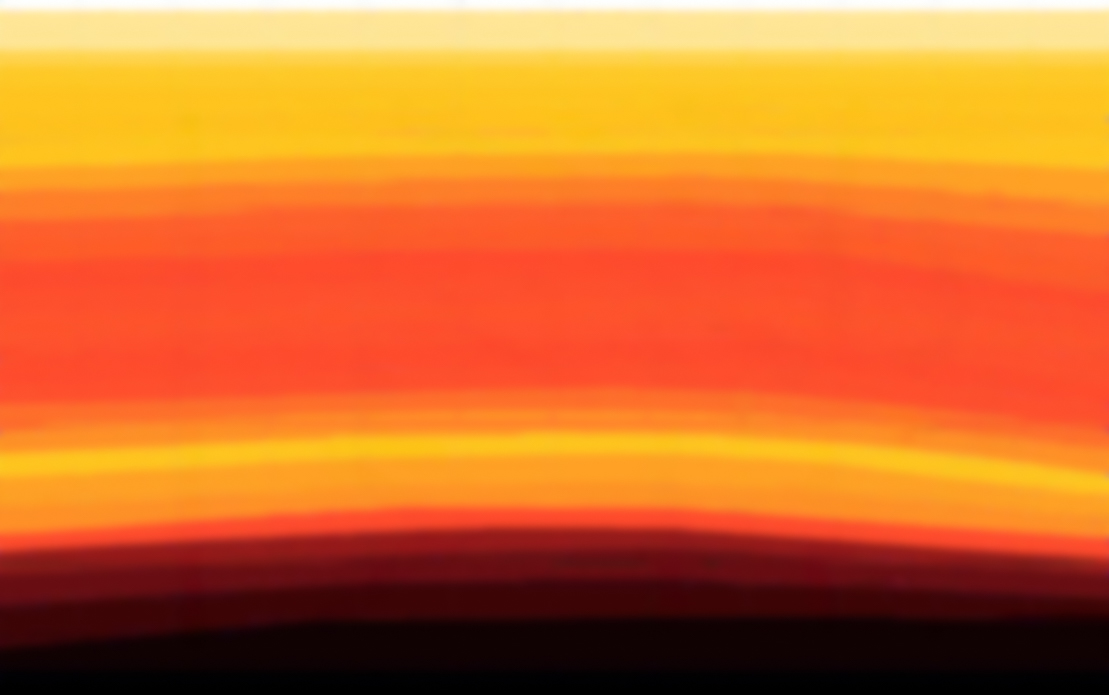
#> input picture Barra_de_color/campo_vel.jpg, 1109 x 695 px; the run also reads 1 picture not shown here
$ jupyter execute BarraDeColor.ipynb   (shell and % lines are left out)
#> lines starting #> are read from the running program, lines starting #| are printed output that depends on the picture
[cell 1]
import cv2 # librería para digitalizar imagenes
import numpy as np
import matplotlib.pyplot as plt
import pandas as pd

# Importación Barra de color

[cell 2]
# Cargar la imagen
img = cv2.imread('barraDeColor.jpg')

[cell 3]
# Convertir la imagen de BGR (formato de OpenCV) a RGB
img_rgb = cv2.cvtColor(img, cv2.COLOR_BGR2RGB)

[cell 4]
# Mostrar la imagen original para ver su formato
plt.imshow(img_rgb)
plt.title('Imagen Original')
plt.show()

[cell 5]
plt.imshow(img,aspect='auto',interpolation='nearest')
#> figure, not shown here; B, G, R data is drawn as R, G, B

# Crear Modelo Prediicion vel color

[cell 6]
# Normalizar los valores de la imagen entre 0 y 1
img_normalizada = img_rgb / 255.0  # La imagen se normaliza para estar en el rango [0, 1]

Normalización Barra

[cell 7]
vel_min=5710*0.3048/1000 #vel Km/s
vel_min

[cell 8]
vel_max=16000*0.3048/1000 #vel Km/s
vel_max

[cell 9]
velocidad_matriz = vel_min + (img_normalizada * (vel_max - vel_min))

[cell 10]
# Mostrar la matriz de velocidades (un solo canal, por ejemplo, el canal R de RGB)
plt.imshow(velocidad_matriz[:, :, 0], cmap='inferno')  # Usamos un canal para mostrar como escala
plt.colorbar(label='Velocidad (Km/s)')
plt.title('Campo de Velocidades a partir de la Imagen')
plt.show()

[cell 11]
matriz_velocidad_final = velocidad_matriz[:, :, 0]  # Solo tomamos el canal R de RGB

[cell 12]
matriz_velocidad_final.min()
#> Out = 1.74

[cell 13]
matriz_velocidad_final.max()
#> Out = 4.88

[cell 14]
plt.imshow(matriz_velocidad_final,aspect='auto',interpolation='nearest')
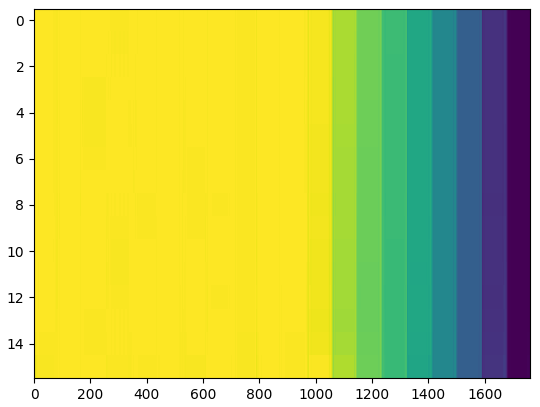
#> figure drawn by matplotlib, 1 panel

# Importación campo de vel

[cell 15]
CampoVel = cv2.imread('campo_vel.jpg')
#> CampoVel is the input picture: shape (695, 1109, 3); mean B, G, R 43.2, 110.7, 209.1

[cell 16]
CampoVel.shape
#> Out = (695, 1109, 3)

[cell 17]
plt.imshow(CampoVel, aspect='auto', cmap='viridis', interpolation='nearest')

[cell 18]
# Cargar la imagen


# Convertir la imagen de BGR (formato de OpenCV) a RGB
CampoVel_rgb = cv2.cvtColor(CampoVel, cv2.COLOR_BGR2RGB)
# Mostrar la imagen original para ver su formato
plt.imshow(CampoVel_rgb)
plt.title('Imagen Original')
plt.show()

[cell 19]
# Normalizar los valores de la imagen entre 0 y 1
CampoVel_normalizada = CampoVel_rgb / 255.0  # La imagen se normaliza para estar en el rango [0, 1]

[cell 20]
print(CampoVel_rgb.shape)
#| (695, 1109, 3)
print(CampoVel.shape)
#| (695, 1109, 3)

[cell 21]
# Mapear los valores normalizados a la escala de velocidad
# Usamos una fórmula de escalado lineal
velocidad_matriz = vel_max + (vel_min-vel_max)*CampoVel_normalizada
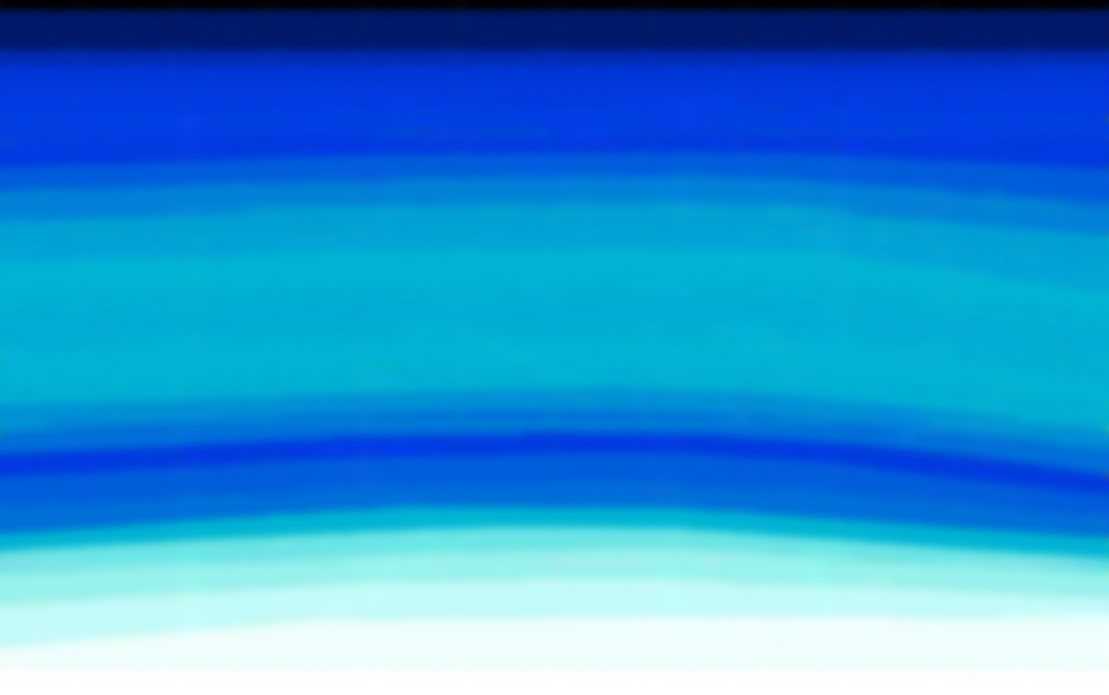
#> velocidad_matriz: shape (695, 1109, 3) float64; mean R, G, B 2.3, 3.52, 4.35; drawn with min black and max white

[cell 22]
# Mostrar la matriz de velocidades (un solo canal, por ejemplo, el canal R de RGB)
plt.imshow(velocidad_matriz[:, :, 0], cmap='seismic')  # Usamos un canal para mostrar como escala
plt.colorbar(label='Velocidad (m/s)')
plt.title('Campo de Velocidades a partir de la Imagen')
plt.show()
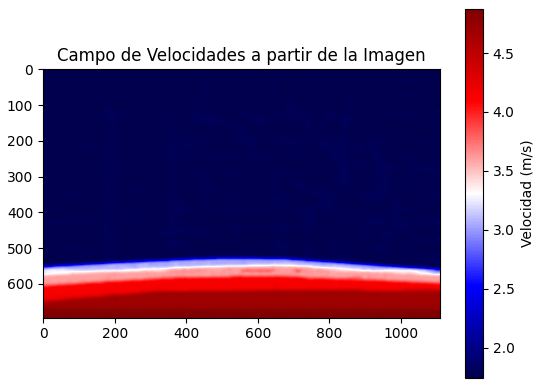
#> figure drawn by matplotlib, 2 panels

# Ahora tienes la matriz de velocidad_matriz que contiene los valores de velocidad
# Puedes extraer un canal si solo necesitas uno, por ejemplo, el canal R:
matriz_velocidad_final = velocidad_matriz[:, :, 0]  # Solo tomamos el canal R de RGB
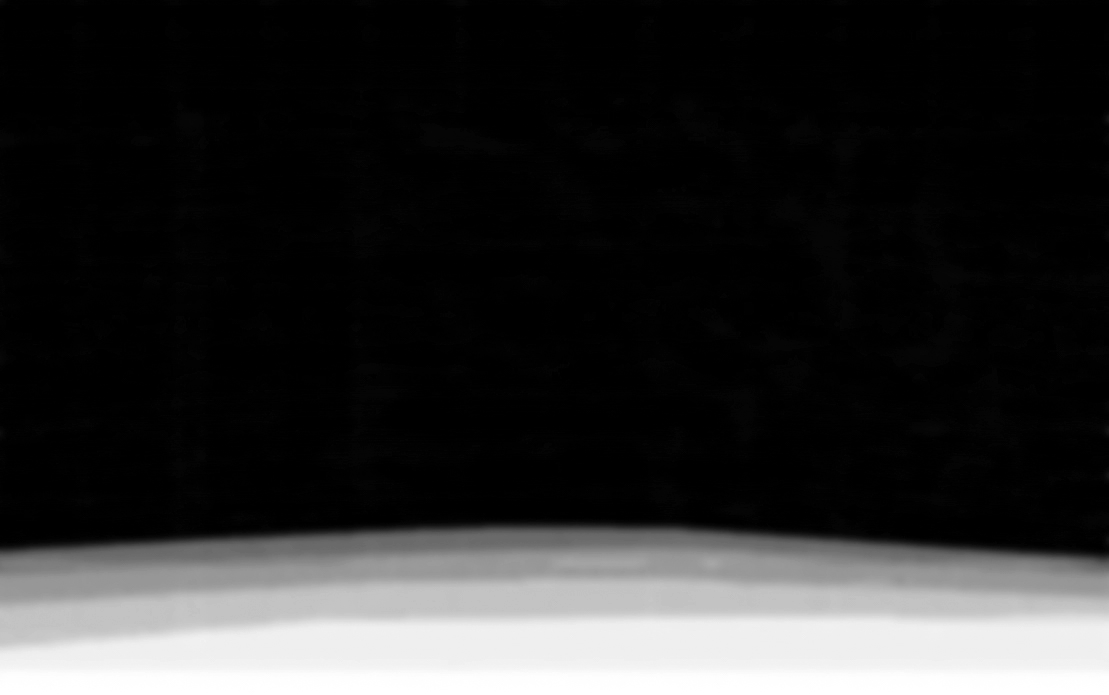
#> matriz_velocidad_final: shape (695, 1109) float64; min 1.74, max 4.88, mean 2.3; drawn with min black and max white

# Atar modelo de velocidad a barra de colores
Se pudo observar que la barra de colores está discreizada en 20 pedazos cada uno con un vector rgb [R,G,B]. Las normalizaciones anteriores asumian un gradiente lineal ente el color más claro con el más oscuro ente el rango de velocidades. Como vamos a ver esto no es cierto ya que el comportamiento de los valores RGB no es lineal. Para encontrar un mejor modelo vamos a hacer una regresión para poder encontrar un mejor modelo entre colores y velocidades

[cell 23]
from sklearn.model_selection import train_test_split
from sklearn.linear_model import LinearRegression
from sklearn.tree import DecisionTreeRegressor

En este dataframe se muestran los valores RGB vs el valor correspondiente a cada velocidad

[cell 24]
df=pd.read_csv('Barra_de_color.csv',sep=";")
#> (reads Barra_de_color/Barra_de_color.csv from the repository)


# Supongamos que df es tu DataFrame y 'v' es la columna objetivo
df['vel'] = df['vel'].str.replace(',', '.', regex=False).astype(float)

df

[cell 25]
X=df[['R','G','B']]
y=df['vel']

[cell 26]
import matplotlib.pyplot as plt

# Crear figuras y ejes
fig, axs = plt.subplots(1, 3, figsize=(15, 5))

# Gráfico r vs y
axs[0].scatter(df['R'], y, color='red')
axs[0].set_xlabel('R')
axs[0].set_ylabel('V')
axs[0].set_title('R vs V')

# Gráfico g vs y
axs[1].scatter(df['G'], y, color='green')
axs[1].set_xlabel('G')
axs[1].set_ylabel('V')
axs[1].set_title('G vs V')

# Gráfico b vs y
axs[2].scatter(df['B'], y, color='blue')
axs[2].set_xlabel('B')
axs[2].set_ylabel('V')
axs[2].set_title('B vs V')

plt.tight_layout()
plt.show()
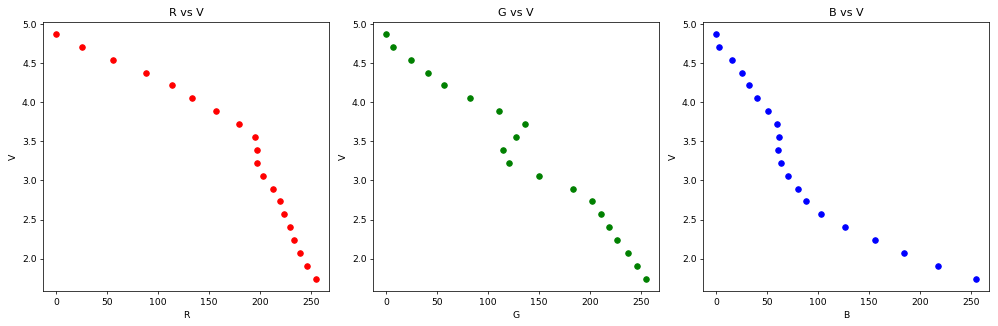
#> figure drawn by matplotlib, 3 panels

Claramente se puede observar que el comportamiento RGV con respecto a la velocidad no es lineal. Lo que ratifica que una interpolacion lineal de colores estaba equivocada

[cell 27]
X=df[['R','G','B']]

[cell 28]
X_train, X_test, y_train, y_test = train_test_split(X, y, test_size=0.3, random_state=42)

[cell 29]
# Modelo de Regresión Lineal
reg = LinearRegression()
reg.fit(X_train, y_train)
y_pred = reg.predict(X_test)

[cell 30]
from sklearn.metrics import mean_squared_error, mean_absolute_error, r2_score
# Calcular MSE
mse = mean_squared_error(y_test, y_pred)

# Calcular RMSE
rmse = np.sqrt(mse)

# Calcular MAE
mae = mean_absolute_error(y_test, y_pred)

# Calcular R^2
r2 = r2_score(y_test, y_pred)

# Imprimir los resultados
print("Métricas de rendimiento:")
print(f"Error Cuadrático Medio (MSE): {mse:.4f}")
print(f"Raíz del Error Cuadrático Medio (RMSE): {rmse:.4f}")
print(f"Error Absoluto Medio (MAE): {mae:.4f}")
print(f"R^2: {r2:.4f}")

Interpretación de las Métricas
Error Cuadrático Medio (MSE):

Valor: 0.0271
Indica que, en promedio, el cuadrado de los errores de predicción es 0.0271. Un valor bajo sugiere que el modelo hace predicciones bastante cercanas a los valores reales.
Raíz del Error Cuadrático Medio (RMSE):

Valor: 0.1646
Este valor indica que la desviación estándar de los errores de predicción es aproximadamente 0.1646. Al estar en las mismas unidades que tu variable objetivo v, proporciona una forma intuitiva de entender el tamaño del error.
Error Absoluto Medio (MAE):

Valor: 0.1369
Este valor representa el error promedio en términos absolutos. Significa que, en promedio, tus predicciones se desvían de los valores reales en aproximadamente 0.1369.
R^2 (Coeficiente de Determinación):

Valor: 0.9763
Este valor indica que el 97.63% de la varianza en la variable v puede ser explicada por las variables independientes r, g, y b. Un R^2 cercano a 1 indica un modelo que se ajusta muy bien a los datos.

[cell 31]
v_pred = reg.predict(X)

[cell 32]
import matplotlib.pyplot as plt

# Crear la figura y los subplots con 3 columnas
fig, (ax1, ax2, ax3) = plt.subplots(1, 3, figsize=(18, 6), sharey=True)

# Gráfico para 'R'
ax1.scatter(df['R'], v_pred, color='blue', label='Predicción de Velocidad (R)')
ax1.scatter(df['R'], df['vel'], color='red', label='Velocidad Real (R)')
ax1.set_xlabel('R')
ax1.set_ylabel('Velocidad')
ax1.legend()

# Gráfico para 'G'
ax2.scatter(df['G'], v_pred, color='blue', label='Predicción de Velocidad (G)')
ax2.scatter(df['G'], df['vel'], color='red', label='Velocidad Real (G)')
ax2.set_xlabel('G')
ax2.legend()

# Gráfico para 'B'
ax3.scatter(df['B'], v_pred, color='blue', label='Predicción de Velocidad (B)')
ax3.scatter(df['B'], df['vel'], color='red', label='Velocidad Real (B)')
ax3.set_xlabel('B')
ax3.legend()

# Título general
plt.suptitle('Comparación entre Predicción y Valores Reales de Velocidad para R, G y B')

plt.tight_layout(rect=[0, 0, 1, 0.96])
plt.show()
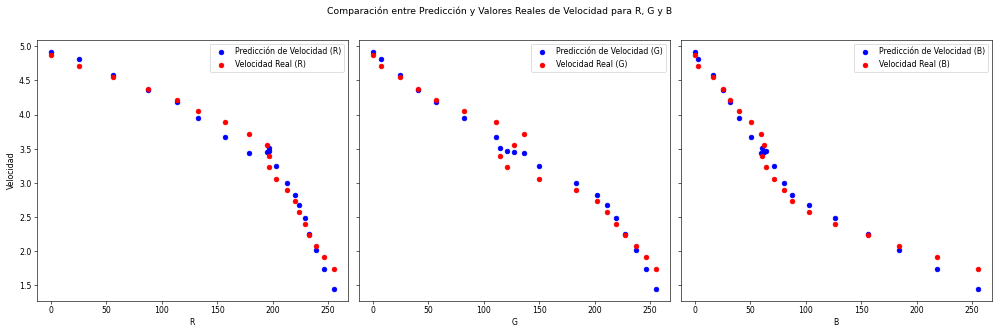
#> figure drawn by matplotlib, 3 panels

[cell 33]
import matplotlib.pyplot as plt

# Graficar los valores reales vs predicciones
plt.scatter(y_test, y_pred, color='blue')
plt.plot([min(y_test), max(y_test)], [min(y_test), max(y_test)], color='red', lw=2)  # Línea de referencia
plt.xlabel('Valores Reales (y_test)')
plt.ylabel('Predicciones (y_pred)')
plt.title('Valores Reales vs Predicciones')

plt.show()
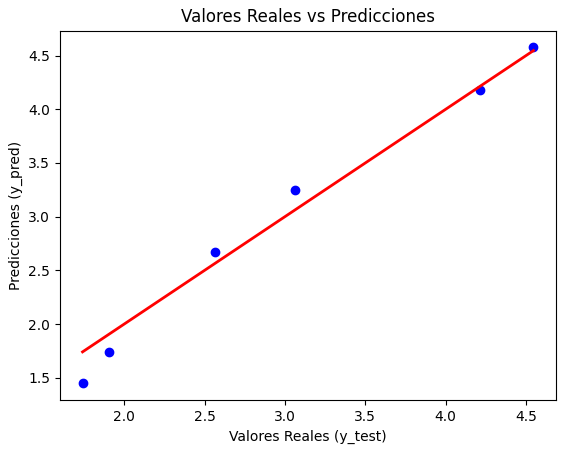
#> figure drawn by matplotlib, 1 panel

En este grafico podemos ver que los valores predichos con respecto a los reales se acercan bastante

red nero

[cell 34]
CampoVel_rgb[0][0]
#> Out = [243, 249, 247]

[cell 35]
X.shape

[cell 36]
X.iloc[0].shape

[cell 37]
df_test=pd.DataFrame(X.iloc[0])
df_test.shape

[cell 38]
a=CampoVel_rgb[0][0].reshape((1, 3))
#> a = [[243, 249, 247]]
a.shape
#> Out = (1, 3)

[cell 39]
def vel_pred(matriz_rgb):
    # Convertir la matriz ixjx3 en un DataFrame de una sola vez
    matriz_reshaped = matriz_rgb.reshape(-1, 3)  # Convierte la matriz en 4x3 (sin bucles)
    # Suponiendo que b es la matriz de RGB y reg es el modelo de regresión lineal ya entrenado
    df_b = pd.DataFrame(matriz_reshaped, columns=['R', 'G', 'B'])
    # Realizar la predicción de todo el DataFrame en un solo paso
    predicciones = reg.predict(df_b)
    # Convertir las predicciones a una matriz 2x2
    c = predicciones.reshape(matriz_rgb.shape[0], matriz_rgb.shape[1])

    return c

[cell 40]
CampoVel.shape
#> Out = (695, 1109, 3)

[cell 41]
v_final=vel_pred(CampoVel)
#> in vel_pred, `df_b = pd.DataFrame(matriz_reshaped, columns=['R', 'G', 'B'])`: df_b = table of 770755 rows and 3 columns
#> in vel_pred, `c = predicciones.reshape(matriz_rgb.shape[0], matriz_rgb.shape[1])`:
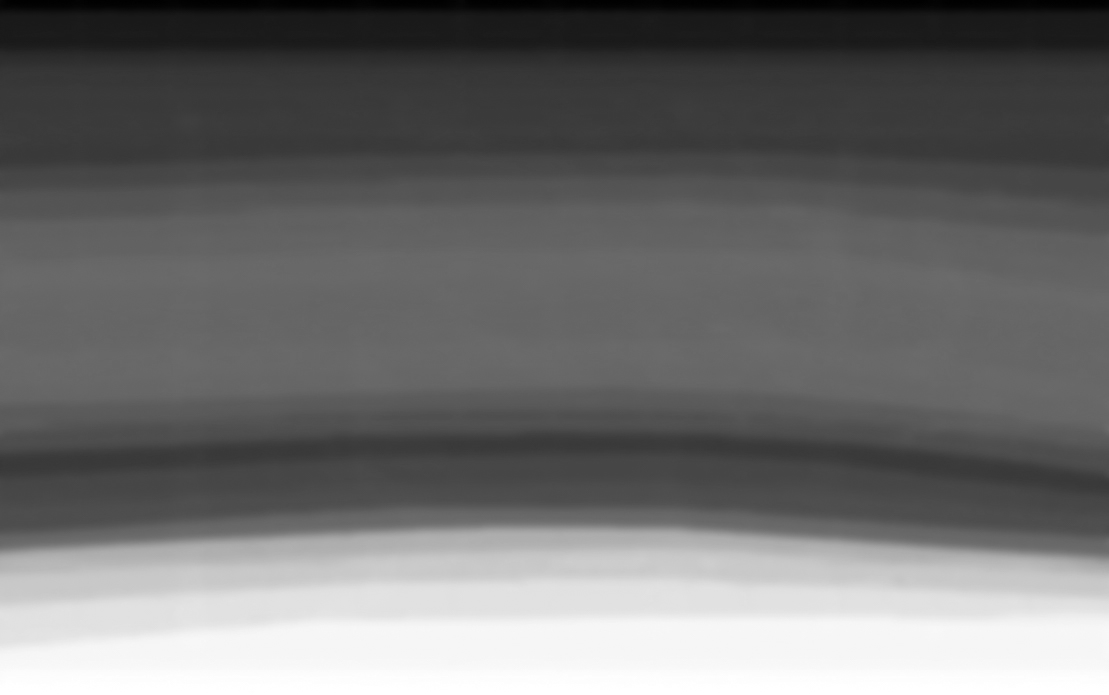
#> c: shape (695, 1109) float64; min 1.45, max 4.92, mean 2.95; drawn with min black and max white

[cell 42]
v_final.shape
#> Out = (695, 1109)

[cell 43]
v_final

[cell 44]
# Supongamos que 'v_final' es tu matriz que quieres mostrar
plt.figure(figsize=(8, 6))

# Crear la imagen con el mapa de color 'inferno'
plt.imshow(v_final, aspect='auto', cmap='jet', interpolation='nearest')

# Añadir una barra de color
cbar = plt.colorbar()
cbar.set_label('V (Km/s)')

# Añadir título
plt.title('Visualización de campo de velocidades')

# Mostrar el gráfico
plt.show()
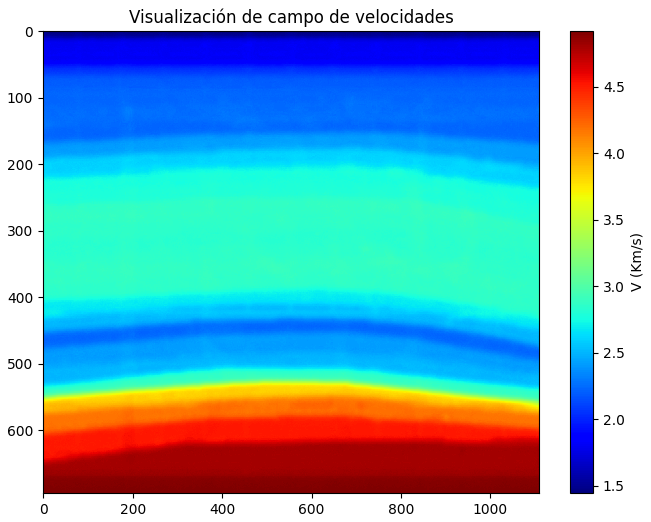
#> figure drawn by matplotlib, 2 panels

[cell 45]
v_final.shape
#> Out = (695, 1109)

[cell 46]
v_final[:,690].shape
#> Out = (695,)

[cell 47]
Vel_Pozo= pd.read_csv('vel_pozo_edit.csv')
#> (reads Barra_de_color/vel_pozo_edit.csv from the repository)

[cell 48]
Vel_Pozo

[cell 49]
profundidad=np.linspace(0,10000,num=695)

[cell 50]
profundidad

[cell 51]
plt.plot(v_final[:,555]*1000,profundidad*0.3048)
plt.plot(Vel_Pozo['ACOUSTIC_INTERVAL_VEL'],Vel_Pozo['DEPTH'])
plt.ylim(np.max(profundidad*0.3048),0)
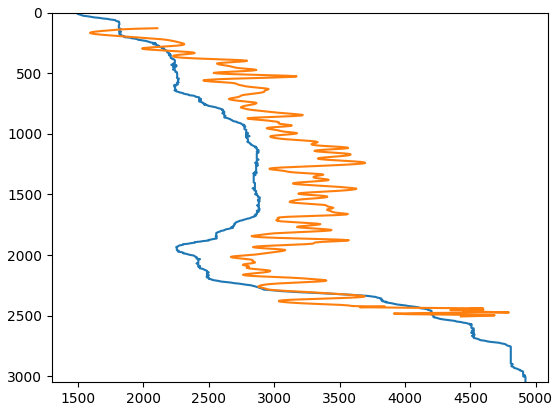
#> figure drawn by matplotlib, 1 panel

[cell 52]
Vel_Pozo

[cell 53]
v_final.shape
#> Out = (695, 1109)

[cell 54]
import pandas as pd

# Convertir el array en un DataFrame de pandas
df3 = pd.DataFrame(v_final)
#> df3 = table of 695 rows and 1109 columns

# Exportar a CSV
df3.to_csv("array_exportado.csv", index=False)

[cell 55]
df3
#> Out = table of 695 rows and 1109 columns
